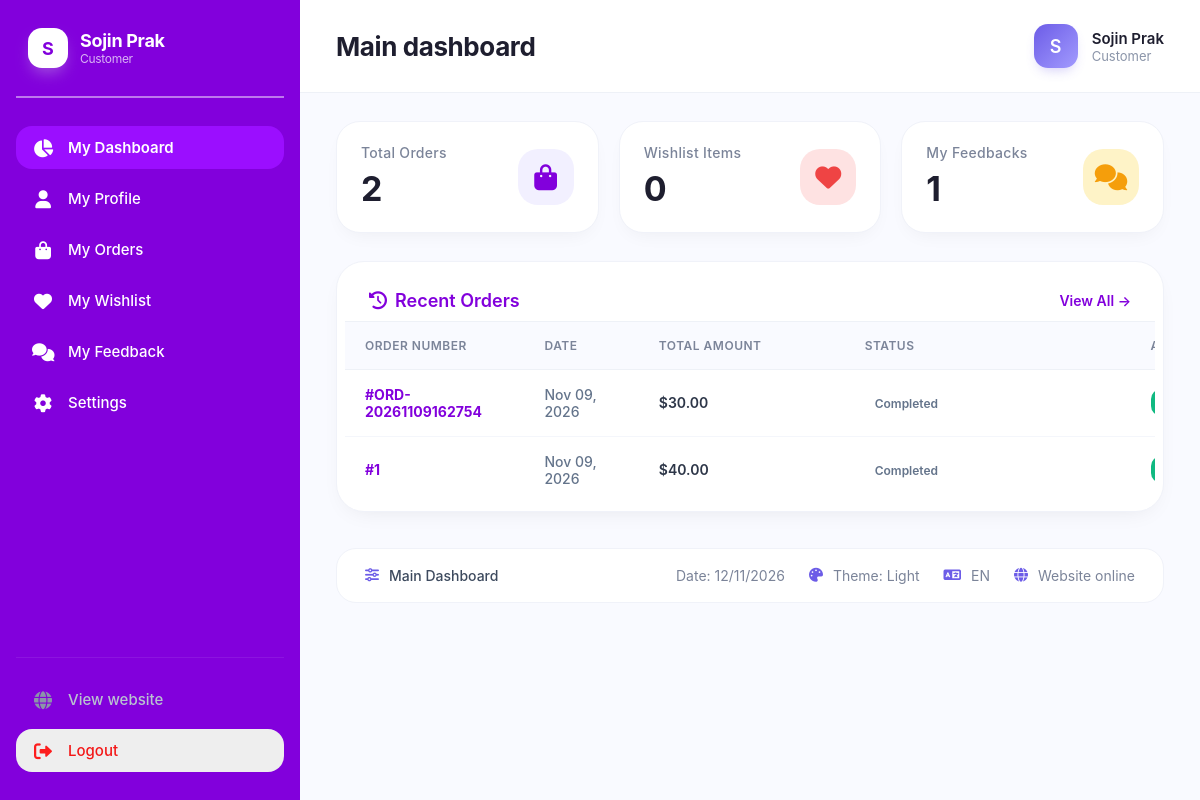
The page / (signed in) on the database its author committed.
### tables this page shows
CREATE TABLE `orders` (
  `id` bigint(20) UNSIGNED NOT NULL,
  `customer_id` bigint(20) UNSIGNED NOT NULL COMMENT 'អតិថិជនដែលបានបញ្ជាទិញ',
  `order_number` varchar(50) NOT NULL COMMENT 'លេខ Order',
  `total_amount` decimal(10,2) NOT NULL DEFAULT 0.00 COMMENT 'តម្លៃសរុប',
  `discount_amount` decimal(10,2) NOT NULL DEFAULT 0.00 COMMENT 'តម្លៃបញ្ចុះ',
  `final_amount` decimal(10,2) NOT NULL DEFAULT 0.00 COMMENT 'តម្លៃត្រូវបង់',
  `status` enum('pending','confirmed','shipping','completed','cancelled') NOT NULL DEFAULT 'pending',
  `payment_status` enum('unpaid','paid','refunded') NOT NULL DEFAULT 'unpaid',
  `shipping_address` text NOT NULL COMMENT 'អាសយដ្ឋានដឹកជញ្ជូន',
  `created_at` timestamp NULL DEFAULT current_timestamp() COMMENT 'ថ្ងៃបង្កើត',
  `updated_at` timestamp NULL DEFAULT current_timestamp() ON UPDATE current_timestamp() COMMENT 'ថ្ងៃកែប្រែ'
);

### app/Core/Controller.php (called while the page is built, shortened)
<?php
class Controller
{
    protected function view(string $view, array $data = [])
    {
        $viewPath = __DIR__ . "/../../resources/views/" . $view . ".php";
        extract($data);
        require $viewPath;
    }
}
?>

### app/Controller/WelcomeController.php (called while the page is built, shortened)
<?php
class WelcomeController extends Controller
{
    public function index()
    {
        $customerId = (int) $_SESSION['customer_id'];
        $db = Database::connection();
        $stmt = $db->prepare("SELECT COUNT(*) AS total FROM orders WHERE customer_id = ?");
        $stmt->execute([$customerId]);
        $totalOrders = (int) $stmt->fetch(PDO::FETCH_ASSOC)['total'];
        $stmt = $db->prepare("
            SELECT COUNT(*) AS total
            FROM wishlist_items wi
            JOIN wishlists w ON wi.wishlist_id = w.id
            WHERE w.user_id = ?
        ");
        $stmt->execute([$customerId]);
        $wishlistCount = (int) $stmt->fetch(PDO::FETCH_ASSOC)['total'];
        $stmt = $db->prepare("SELECT COUNT(*) AS total FROM reviews WHERE customer_id = ?");
        $stmt->execute([$customerId]);
        $feedbackCount = (int) $stmt->fetch(PDO::FETCH_ASSOC)['total'];
        $stmt = $db->prepare("
            SELECT * FROM orders
            WHERE customer_id = ?
            ORDER BY created_at DESC
            LIMIT 5
        ");
        $stmt->execute([$customerId]);
        $recentOrders = $stmt->fetchAll(PDO::FETCH_ASSOC);
        $settingModel = new Setting();
        $settings = $settingModel->all();
        $settingsByKey = [];
        foreach ($settings as $item) {
            $settingsByKey[$item['setting_key']] = $item;
        }
        $this->view('welcome', [
            'totalOrders' => $totalOrders,
            'wishlistCount' => $wishlistCount,
            'feedbackCount' => $feedbackCount,
            'recentOrders' => $recentOrders,
            'settingsByKey' => $settingsByKey
        ]);
    }
}

### app/Core/Routes.php (called while the page is built, shortened)
<?php
class Router {
    private $routes = [];
    public function get(string $path, array $action): void
    {
        $this->routes['GET'][$path] = [
            'action' => $action
        ];
    }
    public function post(string $path, array $action): void
    {
        $this->routes['POST'][$path] = [
            'action' => $action
        ];
    }
    public function dispatch(): void
    {
        $method = $_SERVER['REQUEST_METHOD'] ?? 'GET';
        $uri = parse_url($_SERVER['REQUEST_URI'] ?? '/', PHP_URL_PATH);
        $uri = '/' . trim($uri, '/');
        $route = $this->routes[$method][$uri];
        [$controller, $methodName] = $route['action'];
        $controllerInstance = new $controller();
        $controllerInstance->$methodName();
    }
}
?>

### public/index.php (called while the page is built, shortened)
<?php
require_once dirname(__DIR__) . '/app/Core/Controller.php';
require_once dirname(__DIR__) . '/app/Core/Routes.php';
require_once dirname(__DIR__) . '/app/Controller/WelcomeController.php';
$router = new Router();
$router->dispatch();

### resources/views/welcome.php (the view, shortened to what this page needs)
<!DOCTYPE html>
<html lang="en">
<head>
    <link rel="stylesheet" href="https://cdnjs.cloudflare.com/ajax/libs/font-awesome/6.0.0-beta3/css/all.min.css">
</head>
<body>
    <div class="dashboard">
        <aside class="sidebar">
            <div class="logo-area">
                <div class="logo-icon" style="background: #fff; color: #8200DC; font-weight: 700; font-size: 18px;">
                    <?= strtoupper(substr($_SESSION['customer_name'] ?? 'C', 0, 1)) ?>
                </div>
                <div class="logo-text" style="font-size: 18px; line-height: 1.2;">
                    <?= htmlspecialchars($_SESSION['customer_name'] ?? 'Customer') ?>
                    <div style="font-size: 12px; color: rgba(255,255,255,0.7); font-weight: 400;">Customer</div>
                </div>
            </div>
            <nav class="nav">
                <a href="<?= BASE_URL ?>/" class="nav-item active">
                    <i class="fas fa-chart-pie"></i>
                    <span>My Dashboard</span>
                </a>
                <a href="<?= BASE_URL ?>/customer/profile" class="nav-item">
                    <i class="fas fa-user"></i>
                    <span>My Profile</span>
                </a>
                <a href="<?= BASE_URL ?>/customer/my-orders" class="nav-item">
                    <i class="fas fa-shopping-bag"></i>
                    <span>My Orders</span>
                </a>
                <a href="<?= BASE_URL ?>/customer/wishlist" class="nav-item">
                    <i class="fas fa-heart"></i>
                    <span>My Wishlist</span>
                </a>
                <a href="<?= BASE_URL ?>/customer/my-feedback" class="nav-item">
                    <i class="fas fa-comments"></i>
                    <span>My Feedback</span>
                </a>
                <a href="<?= BASE_URL ?>/customer/settings" class="nav-item">
                    <i class="fas fa-cog"></i>
                    <span>Settings</span>
                </a>
            </nav>
            <div class="bottom-nav">
                <div class="website-item">
                    <i class="fas fa-globe"></i>
                    <span>View website</span>
                </div>
                <a href="<?= BASE_URL ?>/customer/logout" class="logout-item">
                    <i class="fas fa-sign-out-alt"></i>
                    <span>Logout</span>
                </a>
            </div>
        </aside>
        <main class="main-content">
            <div class="top-bar">
                <div class="page-title">
                    Main dashboard <span>
                </div>
                <div class="user-profile">
                    <div class="avatar">
                        <?= strtoupper(substr($_SESSION['customer_name'] ?? 'C', 0, 1)) ?>
                    </div>
                    <div class="user-info">
                        <div class="user-name">
                            <?= htmlspecialchars($_SESSION['customer_name'] ?? 'Customer') ?>
                        </div>
                        <div class="user-role">Customer</div>
                    </div>
                </div>
            </div>
            <div class="content-area">
                <div class="stats-row">
                    <div class="stat-card">
                        <div class="stat-left">
                            <h3>Total Orders</h3>
                            <div class="stat-number"><?= $totalOrders ?? 0 ?></div>
                        </div>
                        <div class="stat-icon">
                            <i class="fas fa-shopping-bag"></i>
                        </div>
                    </div>
                    <div class="stat-card">
                        <div class="stat-left">
                            <h3>Wishlist Items</h3>
                            <div class="stat-number"><?= $wishlistCount ?? 0 ?></div>
                        </div>
                        <div class="stat-icon" style="background: #fee2e2; color: #ef4444;">
                            <i class="fas fa-heart"></i>
                        </div>
                    </div>
                    <div class="stat-card">
                        <div class="stat-left">
                            <h3>My Feedbacks</h3>
                            <div class="stat-number"><?= $feedbackCount ?? 0 ?></div>
                        </div>
                        <div class="stat-icon" style="background: #fef3c7; color: #f59e0b;">
                            <i class="fas fa-comments"></i>
                        </div>
                    </div>
                </div>
                <div class="table-container" style="flex: none;">
                    <div class="table-header" style="padding-bottom: 0;">
                        <h2><i class="fas fa-history"></i> Recent Orders</h2>
                        <a href="<?= BASE_URL ?>/my-orders"
                            style="color: #8200DC; font-weight: 600; font-size: 14px;">View All →</a>
                    </div>
                    <div class="table-responsive">
                        <table>
                            <thead>
                                <tr>
                                    <th>Order Number</th>
                                    <th>Date</th>
                                    <th>Total Amount</th>
                                    <th>Status</th>
                                    <th>Action</th>
                                </tr>
                            </thead>
                            <tbody>
                                <?php if (empty($recentOrders)): ?>
                                    <tr>
                                        <td colspan="5" style="text-align: center; padding: 40px; color: #94a3b8;">
                                            <i class="fas fa-box-open"
                                                style="font-size: 24px; margin-bottom: 10px; display: block; color: #cbd5e1;"></i>
                                            You haven't placed any orders yet.
                                        </td>
                                    </tr>
                                <?php else: ?>
                                    <?php foreach ($recentOrders as $order): ?>
                                        <tr>
                                            <td>
                                                <strong
                                                    style="color: #8200DC;">#<?= htmlspecialchars($order['order_number']) ?></strong>
                                            </td>
                                            <td style="color: #64748b;">
                                                <?= date('M d, Y', strtotime($order['created_at'])) ?>
                                            </td>
                                            <td style="font-weight: 600;">
                                                $<?= number_format((float) $order['final_amount'], 2) ?>
                                            </td>
                                            <td>
                                                <?php
                                                $status = $order['status'] ?? 'pending';
                                                $badgeClass = 'badge-' . $status;
                                                ?>
                                                <span class="badge <?= $badgeClass ?>"
                                                    style="padding: 4px 10px; border-radius: 50px; font-size: 12px; font-weight: 600;">
                                                    <?= ucfirst($status) ?>
                                                </span>
                                            </td>
                                            <td>
                                                <a href="<?= BASE_URL ?>/my-orders/detail?id=<?= $order['id'] ?>"
                                                    class="btn-view" style="padding: 6px 12px; font-size: 12px;">
                                                </a>
                                            </td>
                                        </tr>
                                    <?php endforeach; ?>
                                <?php endif; ?>
                            </tbody>
                        </table>
                    </div>
                </div>
                <div class="settings-preview">
                    <span><i class="fas fa-sliders-h"></i> Main Dashboard</span>
                    <div class="right">
                        <span> Date: <?= date('d/m/Y') ?></span>
                        <span><i class="fas fa-palette"></i> Theme: Light</span>
                        <span><i class="fas fa-language"></i> EN</span>
                        <span><i class="fas fa-globe"></i> Website online</span>
                    </div>
                </div>
            </div>
        </main>
    </div>
</body>
</html>

### rows shown on the page
orders: order_number "ORD-20261109162754", created_at "Nov 09, 2026", final_amount "30.00", status "Completed"
orders: order_number "1", created_at "Nov 09, 2026", final_amount "40.00", status "Completed"

### other values the page prints
substr($_SESSION['customer_name'] ?? 'C', 0, 1) "S"
$_SESSION['customer_name'] "Sojin Prak"
$totalOrders "2"
$wishlistCount "0"
$feedbackCount "1"
